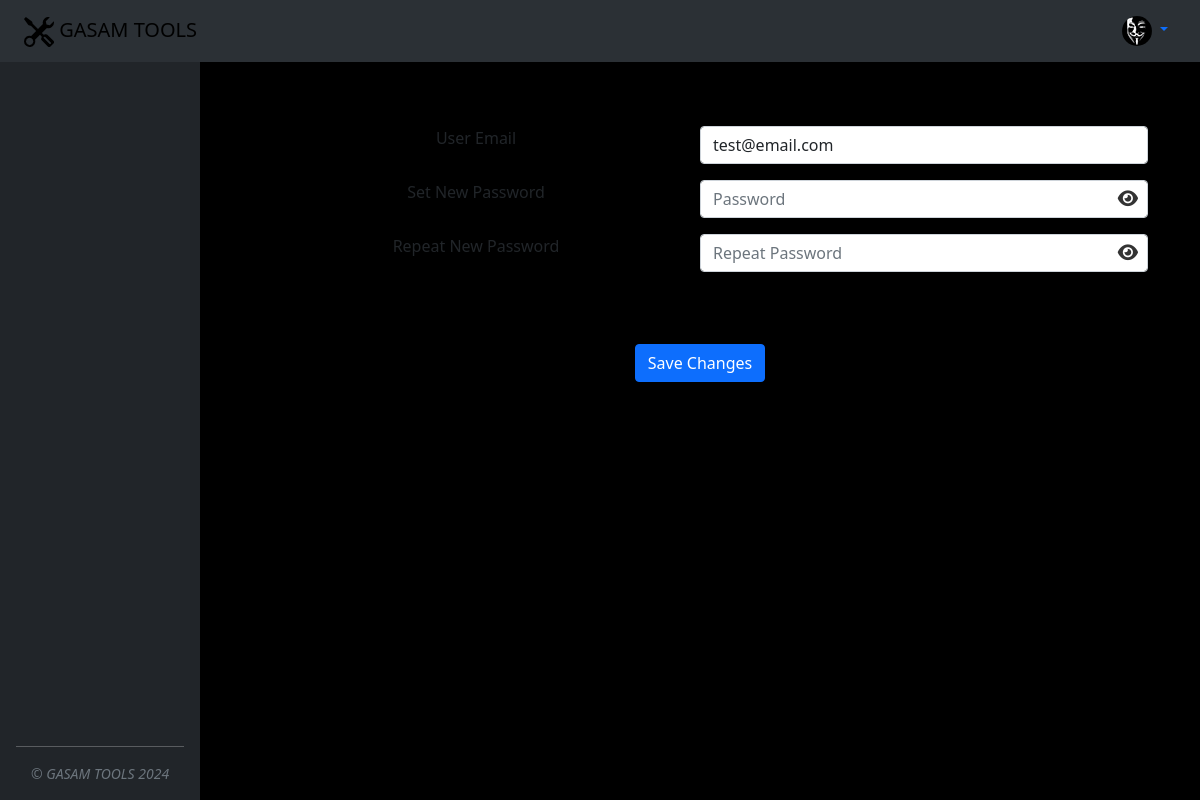
Before: /settings (signed in) with the older database file.
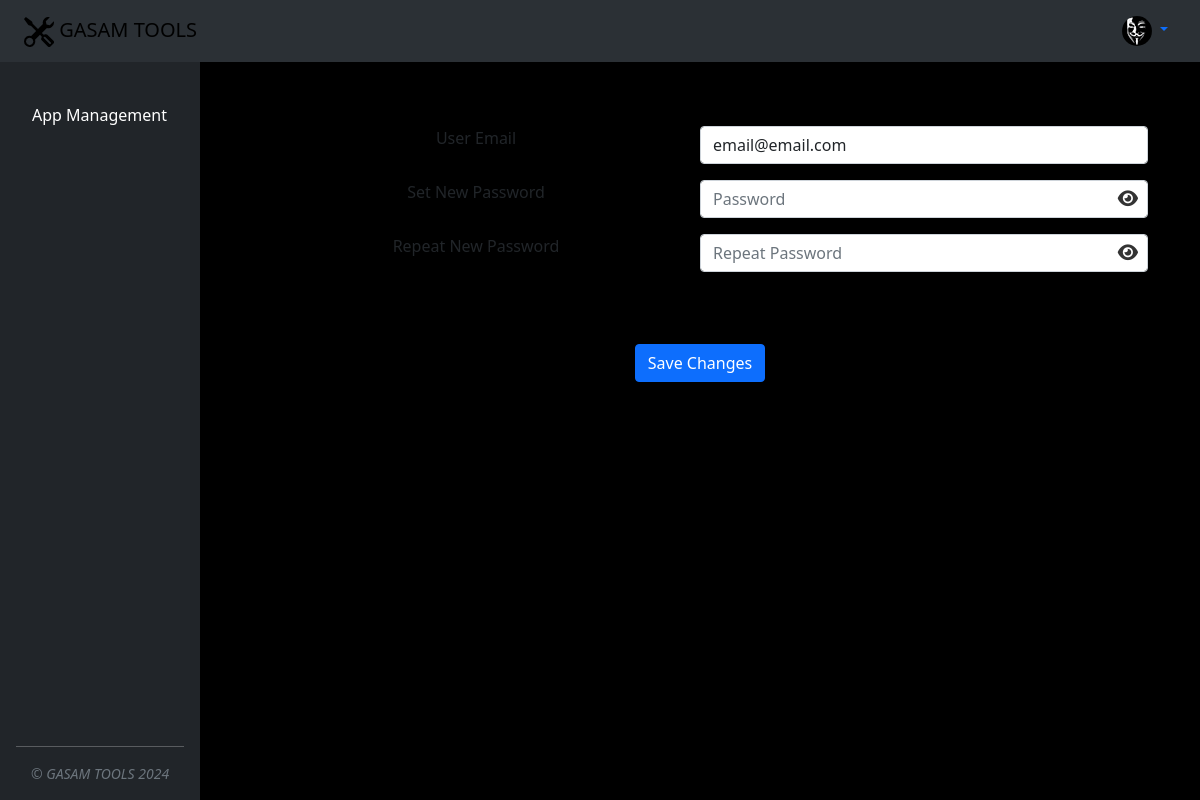
After: the same page with the newer database file.
### main.py (models this page shows)
class User(UserMixin, db.Model):
    __tablename__ = "users"
    id: Mapped[int] = mapped_column(Integer, primary_key=True)
    email: Mapped[str] = mapped_column(String(100), unique=True)
    password: Mapped[str] = mapped_column(String(100), nullable=False)
    name: Mapped[str] = mapped_column(String(1000), nullable=False)
    role: Mapped[str] = mapped_column(String(1000), nullable=True)
    approved: Mapped[bool] = mapped_column(Boolean, nullable=False)
    apps = relationship("GasamApp", secondary=user_app_association, back_populates="users")

class GasamApp(db.Model):
    __tablename__ = "gasam_apps"
    id: Mapped[int] = mapped_column(Integer, primary_key=True)
    title: Mapped[str] = mapped_column(String(250), unique=True, nullable=False)
    subtitle: Mapped[str] = mapped_column(String(250))
    app_url: Mapped[str] = mapped_column(String(250), unique=True)
    users = relationship("User", secondary=user_app_association, back_populates="apps")

### main.py (the view)
@app.route('/settings', methods=["GET", "POST", "PUT"])
@login_required
def settings():
    if request.method == 'PUT':
        json_data = request.get_json()
        if check_password_hash(current_user.password, json_data['user_password']):
            json_data['correct_password'] = True
            current_user.email = json_data['user_email']
            if json_data['user_new_password'] != '':
                hashed_password = generate_password_hash(json_data['user_new_password'], method='pbkdf2:sha256', salt_length=8)
                current_user.password = hashed_password
            db.session.commit()  # Commit the changes to the database
        else:
            json_data['correct_password'] = False
        return jsonify(json_data)
    else:
        return render_template("settings.html",
                           user_approved=current_user.approved,
                           user_apps=current_user.apps,
                           user_email=current_user.email,
                           )

### main.py (called while the page is built)
@login_manager.user_loader
def load_user(user_id):
    return session.get(User, int(user_id))

### templates/settings.html (shortened to what this page needs)
{% include "header.html" %}
{% if user_approved: %}
  {% extends "base.html" %}
    {% block content %}
    <div class="container mt-5">
        <div class="container">
            <div class="row">
                <label class="col-12 col-md-6 mt-3 text-center" for="gasamProfileUserEmail">User Email</label>
                <div class="col-12 col-md-6 position-relative p-0 mt-3">
                    <input class="form-control" id='gasamProfileUserEmail' type="text" value="{{ user_email }}" autocomplete="off" />
                </div>
            </div>
            <div class="row">
                <label class="col-12 col-md-6 mt-3 text-center" for="gasamSettingsUserPassword">Set New Password</label>
                <div class="col-12 col-md-6 position-relative p-0 mt-3">
                    <input type="password" class="form-control" id="gasamSettingsUserPassword" placeholder="Password" name="password" required oninput="proceedBttnControl('gasamSettingsUserPassword', 'gasamSettingsUserRepeatPassword')">
                    <span class="toggle-password position-absolute" id="gasamTogglePassword" style="top: 50%; right: 10px; transform: translateY(-50%); cursor: pointer;">
                        <i class="fa fa-eye"></i>
                    </span>
                </div>
            </div>
            <div class="row">
                <label class="col-12 col-md-6 mt-3 text-center" for="gasamSettingsUserRepeatPassword">Repeat New Password</label>
                <div class="col-12 col-md-6 position-relative p-0 mt-3">
                    <input type="password" class="form-control" id="gasamSettingsUserRepeatPassword" placeholder="Repeat Password" name="repeat_password" required oninput="validatePassword('gasamSettingsUserPassword', 'gasamSettingsUserRepeatPassword')">
                    <span class="toggle-password" id="gasamToggleRepeatPassword">
                     <i class="fa fa-eye"></i>
                    </span>
                </div>
            </div>
            <br>
            <div class="d-flex justify-content-center">
                <button type="button" class="btn btn-primary mt-5" data-bs-toggle="modal" data-bs-target="#exampleModal" id="gasamProceedBttn">
                    Save Changes
                </button>
            </div>
        </div>
    </div>
    <div class="toast-container position-fixed bottom-0 end-0 p-3">
    </div>
    {% endblock %}
{% else: %}
    <div class="container">
      <p class="text-center">Your account is pending approval. You will receive email with confirmation.</p>
    </div>
{% endif %}

### templates/header.html (shortened to what this page needs)
<!DOCTYPE html>
<html lang="en" data-bs-theme="dark">
    <head>
      <link rel="stylesheet" href="https://cdnjs.cloudflare.com/ajax/libs/font-awesome/6.0.0-beta3/css/all.min.css">
      <link href="https://cdn.jsdelivr.net/npm/bootstrap@5.3.0-alpha2/dist/css/bootstrap.min.css" rel="stylesheet"
>
      <link href="https://stackpath.bootstrapcdn.com/bootstrap/5.1.3/css/bootstrap.min.css" rel="stylesheet">
      <link
          rel="stylesheet"
          href="{{ url_for('static', filename='css/styles.css')}}"
      />
    </head>
    <header class="mb-auto" >
      <nav class="navbar bg-body-tertiary fixed-top navbar-expand-lg">
    <div class="container-fluid">
        {% if not current_user.is_authenticated %}
        <a class="navbar-brand gasam brand" href="{{ url_for('login') }}">
            <img height="30px" src="{{ url_for('static', filename='images/tools.svg')}}"/> GASAM TOOLS
        </a>
        {% else %}
        <a class="navbar-brand gasam brand" href="{{ url_for('home') }}">
            <img height="30px" src="{{ url_for('static', filename='images/tools.svg')}}"/> GASAM TOOLS
        </a>
        {% endif %}
        <div class="collapse navbar-collapse" id="navbarNav">
            <ul class="navbar-nav ms-auto">
                {% if current_user.is_authenticated %}
                <li class="nav-item dropdown">
                    <a class="nav-link dropdown-toggle" href="#" id="navbarDropdown" role="button" data-bs-toggle="dropdown" aria-expanded="false">
                      <img src="{{ url_for('static', filename='images/profile_pic.png')}}" alt="Profile" class="rounded-circle" width="30" height="30">
                    </a>
                </li>
                {% endif %}
            </ul>
        </div>
    </div>
</nav>
    </header>
<body class="d-flex align-items-center py-4 bg-body-tertiary">

### templates/base.html (shortened to what this page needs)
<div class="d-flex gasam main-container">
  <div class="d-flex flex-column flex-shrink-0 p-3 text-bg-dark sidebar" style="width: 200px;">
    <ul class="nav nav-pills flex-column mb-auto gasam sidebar">
      {% for app in user_apps %}
      <li class="nav-item">
        <a href="{{url_for('access_app', app_name=app.app_url) }}"
           class="nav-link text-white {% if app_name and app_name==app.app_url: %} active {% endif %}"
           aria-current="page"
           id="{{ app.app_url }}">
          <p class="gasam app-name" title="{{ app.subtitle }}">{{ app.title }}</p>
        </a>
      </li>
      {% endfor %}
    </ul>
    <div class="small text-center text-muted fst-italic">&copy; GASAM TOOLS <span id="gasam-footer-year"></span></div>
  </div>
  <div class="flex-grow-1 p-3 content d-flex flex-column gasam main-window">
    {% block content %} {% endblock %}
  </div>
</div>

### templates/footer.html (shortened to what this page needs)
  </body>
</html>

### static/css/styles.css (style rules this page uses)
html, body { height: 100%; }
.sidebar { height: 100vh; overflow-y: auto; }
.gasam.sidebar { padding-top: 46px }
.gasam.brand { color: #000; }
.toggle-password { position: absolute; top: 50%; right: 10px; transform: translateY(-50%); cursor: pointer; color: #333; }
.toggle-password i { font-size: 18px; }
.gasam.main-container { width: 100% }
.gasam.main-window { background-color: #000; width: calc(100% - 200px); margin-top: 46px; }
.gasam.app-name { margin: 0; }

Changed rows visible on the page:
now on this page (row unchanged): GasamApp: title "App Management"
changed User: email "test@email.com" → "email@email.com"
